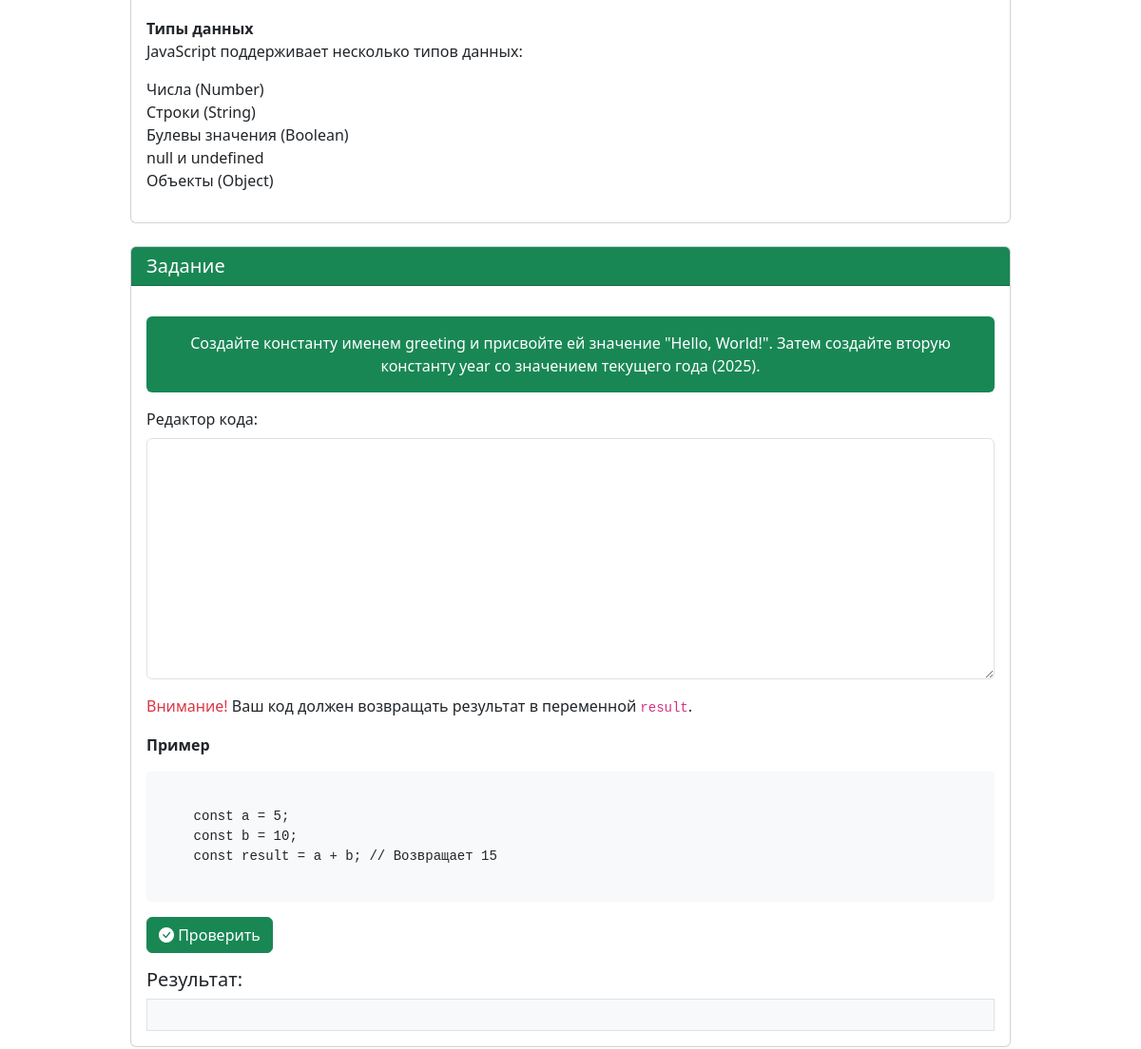
The page /lesson/1 (signed in, middle part) on the database as committed earlier.
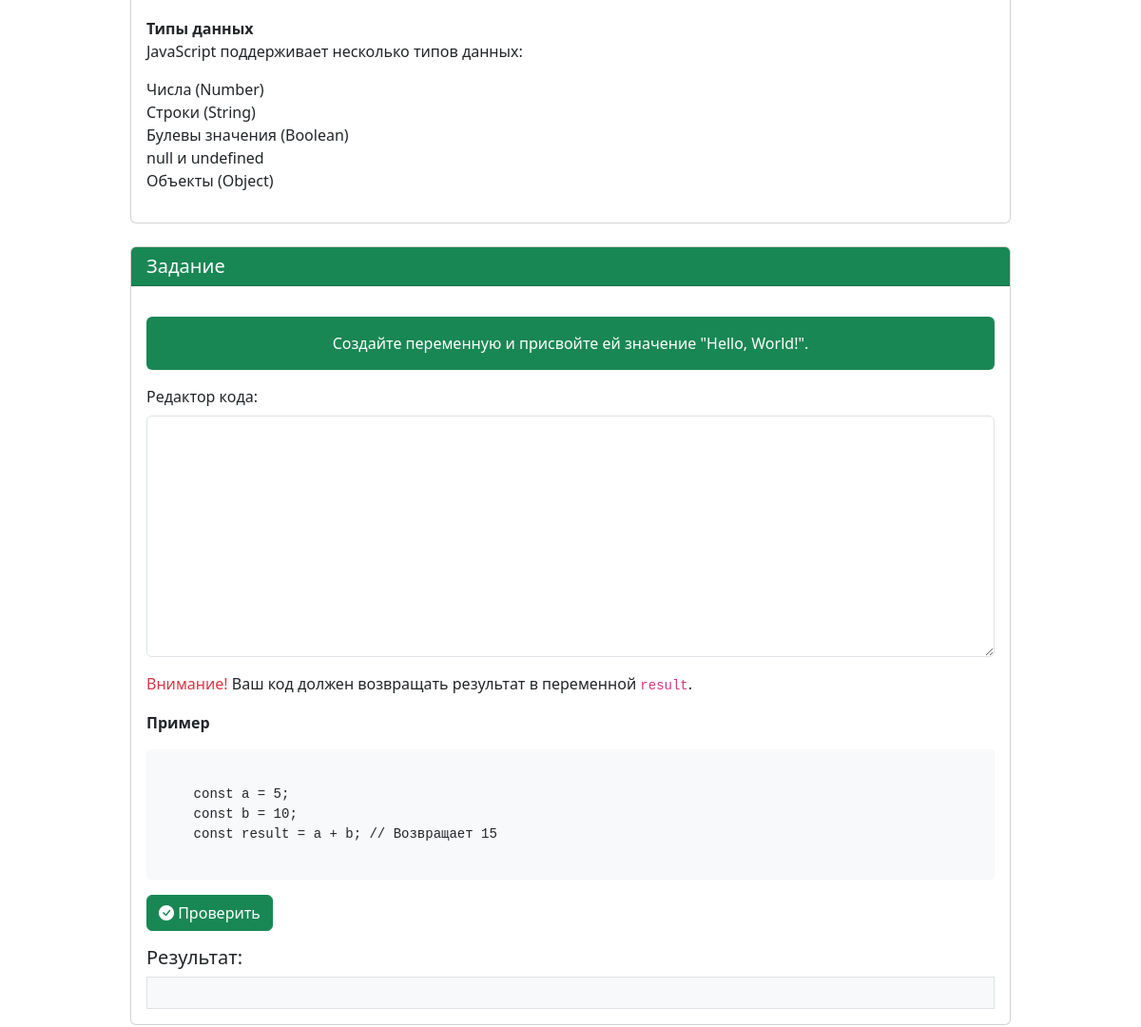
The same page on the database as committed later.
### app.py (models this page shows, shortened)
class Lesson(db.Model):
    id = db.Column(db.Integer, primary_key=True)
    title = db.Column(db.String(100), nullable=False)
    description = db.Column(db.String(100), nullable=False)
    content = db.Column(db.Text, nullable=False)
    task = db.Column(db.Text, nullable=False)
    solution = db.Column(db.Text, nullable=False)
    userSolution = db.relationship('UserSolution', backref='lesson', lazy=True)

### app.py (the view, shortened to what this page needs)
@app.route('/lesson/<int:id>', methods=['GET', 'POST'])
def lesson(id):
    if not 'name' in session:
        flash("Для продолжения  необходимо войти!", category="success")
        return redirect('/auth')
    less = Lesson.query.get(id)
    count = Lesson.query.count()
    prev_lesson = Lesson.query.filter(Lesson.id < id)\
                            .order_by(Lesson.id.desc()).first()
    next_lesson = Lesson.query.filter(Lesson.id > id)\
                            .order_by(Lesson.id.asc()).first()
    total_user = Users.query.filter_by(email=session['name']).first()
    existing_solution = UserSolution.query.filter_by(
            user_id=total_user.id,
            lesson_id=id
        ).first()
    return render_template("lesson.html",less=less,count=count,id=id,prev_lesson=prev_lesson,
                         next_lesson=next_lesson,existing_solution=existing_solution)

### app.py (called while the page is built)
@app.context_processor
def inject_user():
    def get_user_name():
        if 'name' in session:
            return Users.query.filter_by(email=session['name']).first()
    return dict(active_user=get_user_name())

### templates/lesson.html (shortened to what this page needs)
{% extends 'base.html' %}
{% block main %}
        <div class="row">
            <div class="col-lg-10 mx-auto">
                <div class="card mb-4">
                    <div class="card-body">
                        {% autoescape false %} {{less.content}} {% endautoescape %}
                    </div>
                </div>
                <div class="card mb-4">
                    <div class="card-header bg-success text-white">
                        <h5 class="mb-0">Задание</h5>
                    </div>
                    <div class="card-body">
                        <div class="bg-success text-white p-3 rounded my-3 text-center">
                            {% autoescape false %} {{less.task}} {% endautoescape %}
                        </div>
                        <div class="mb-3">
                            <label for="codeEditor" class="form-label">Редактор кода:</label>
                            <textarea class="form-control font-monospace" id="codeEditor" rows="10" style="font-family: monospace;"></textarea>
                        </div>
                        <div>
                          <p> <span class="text-danger font-weight-bold">Внимание!</span> Ваш код должен возвращать результат в переменной <code>result</code>.</p>
                          <p> <b>Пример</b> </p>
<pre>
  <code>
    const a = 5;
    const b = 10;
    const result = a + b; // Возвращает 15
  </code>
</pre>
                        </div>
                        <button class="btn btn-success" id="checkCode">
                            <i class="bi bi-check-circle-fill"></i> Проверить
                        </button>
                        <div class="mt-3">
                            <h5>Результат:</h5>
                            <div class="border p-3 bg-light" id="output">
                            </div>
                        </div>
                    </div>
                </div>
            </div>
        </div>
        <link rel="stylesheet" href="https://cdnjs.cloudflare.com/ajax/libs/highlight.js/11.7.0/styles/default.min.css">
    {% endblock %}

### templates/base.html (shortened to what this page needs)
<!DOCTYPE html>
<html lang="ru">
  <head>
    <link rel="stylesheet" href="{{ url_for('static', filename='css/bootstrap.min.css') }}">
    <link
      rel="stylesheet"
      href="https://cdn.jsdelivr.net/npm/bootstrap-icons@1.10.0/font/bootstrap-icons.css"
    />
    <link rel="stylesheet" href="{{ url_for('static', filename='css/style.css') }}">
  </head>
  <body>
    <main class="container my-5" id="main-content">
        {% block main %} {% endblock %}
    </main>
  </body>
</html>

### static/css/style.css (style rules this page uses)
html, body { height: 100%; margin: 0; }
body { display: flex; flex-direction: column; }
pre { background-color: #f8f9fa; padding: 1rem; border-radius: 0.25rem; }
#codeEditor { min-height: 200px; }
.card { transition: transform 0.3s, box-shadow 0.3s; }
main { flex: 1 0 auto; }

Rows that differ between the two databases and show on the page:
changed Lesson: task "Создайте константу именем greeting и присвойте ей значение \"Hello, World!\". Затем создайте вторую константу year со значением текущего года (2025)." → "Создайте переменную и присвойте ей значение \"Hello, World!\"."
